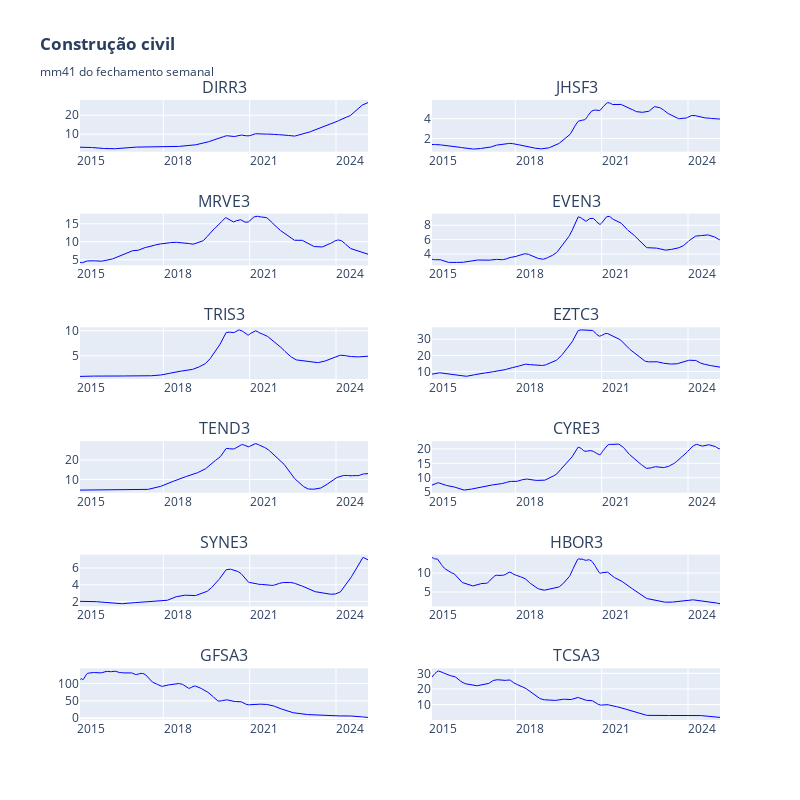

The notebook cell this image was saved under:
### Code cell
# grafico
height=800
width=800

mma = 41

fig = make_subplots(
    rows=math.ceil(len(tickers)/2), cols=2, shared_xaxes=False, 
    subplot_titles=[ticker.replace(".SA", "") for ticker in tickers],  # Remove ".SA"
    vertical_spacing=0.1
)

for i, ticker in enumerate(tickers):
    df = data_dict[ticker]  # Reutiliza os dados já baixados
    avg = df.Close.rolling(window=mma, min_periods=1).mean()
    
    row = (i // 2) + 1
    col = (i % 2) + 1

    # fig.add_trace(go.Candlestick(
    #     x=df.index, open=df.Open, high=df.High, low=df.Low, close=df.Close,
    #     name=ticker, showlegend=False), row=row, col=col)

    fig.add_trace(go.Scatter(
        x=df.index, y=avg, mode='lines',
        line=dict(color='blue', width=1),
        name="Média", showlegend=False), row=row, col=col)

fig.update_layout(title_text=f"<b>Construção civil</b><br><sub>mm{mma} do fechamento semanal</sub>",
                  height= height, width=width)
fig.update_xaxes(rangeslider_visible=False,
    tickformat="%Y",  # Mostrar apenas o ano
    dtick="M36",  # Intervalo de meses entre os ticks
    ticklabelmode="period"  # Coloca o rótulo no início do período)
)
fig.show()

### Figure 1 — Plotly figure (JSON) as saved in the notebook; plotly's stock layout.template omitted (floating-point values rounded to 4 significant figures; data arrays with more than 128 entries replaced by an {"elided": "..."} marker saying what was removed)
{"data": [{"line": {"color": "blue", "width": 1}, "mode": "lines", "name": "Média", "showlegend": false, "type": "scatter", "x": {"elided": "523 str values"}, "xaxis": "x", "y": {"elided": "523 float values"}, "yaxis": "y"}, {"line": {"color": "blue", "width": 1}, "mode": "lines", "name": "Média", "showlegend": false, "type": "scatter", "x": {"elided": "523 str values"}, "xaxis": "x2", "y": {"elided": "523 float values"}, "yaxis": "y2"}, {"line": {"color": "blue", "width": 1}, "mode": "lines", "name": "Média", "showlegend": false, "type": "scatter", "x": {"elided": "523 str values"}, "xaxis": "x3", "y": {"elided": "523 float values"}, "yaxis": "y3"}, {"line": {"color": "blue", "width": 1}, "mode": "lines", "name": "Média", "showlegend": false, "type": "scatter", "x": {"elided": "523 str values"}, "xaxis": "x4", "y": {"elided": "523 float values"}, "yaxis": "y4"}, {"line": {"color": "blue", "width": 1}, "mode": "lines", "name": "Média", "showlegend": false, "type": "scatter", "x": {"elided": "523 str values"}, "xaxis": "x5", "y": {"elided": "523 float values"}, "yaxis": "y5"}, {"line": {"color": "blue", "width": 1}, "mode": "lines", "name": "Média", "showlegend": false, "type": "scatter", "x": {"elided": "523 str values"}, "xaxis": "x6", "y": {"elided": "523 float values"}, "yaxis": "y6"}, {"line": {"color": "blue", "width": 1}, "mode": "lines", "name": "Média", "showlegend": false, "type": "scatter", "x": {"elided": "523 str values"}, "xaxis": "x7", "y": {"elided": "523 float values"}, "yaxis": "y7"}, {"line": {"color": "blue", "width": 1}, "mode": "lines", "name": "Média", "showlegend": false, "type": "scatter", "x": {"elided": "523 str values"}, "xaxis": "x8", "y": {"elided": "523 float values"}, "yaxis": "y8"}, {"line": {"color": "blue", "width": 1}, "mode": "lines", "name": "Média", "showlegend": false, "type": "scatter", "x": {"elided": "523 str values"}, "xaxis": "x9", "y": {"elided": "523 float values"}, "yaxis": "y9"}, {"line": {"color": "blue", "width": 1}, "mode": "lines", "name": "Média", "showlegend": false, "type": "scatter", "x": {"elided": "523 str values"}, "xaxis": "x10", "y": {"elided": "523 float values"}, "yaxis": "y10"}, {"line": {"color": "blue", "width": 1}, "mode": "lines", "name": "Média", "showlegend": false, "type": "scatter", "x": {"elided": "523 str values"}, "xaxis": "x11", "y": {"elided": "523 float values"}, "yaxis": "y11"}, {"line": {"color": "blue", "width": 1}, "mode": "lines", "name": "Média", "showlegend": false, "type": "scatter", "x": {"elided": "523 str values"}, "xaxis": "x12", "y": {"elided": "523 float values"}, "yaxis": "y12"}], "layout": {"annotations": [{"font": {"size": 16}, "showarrow": false, "text": "DIRR3", "x": 0.225, "xanchor": "center", "xref": "paper", "y": 1, "yanchor": "bottom", "yref": "paper"}, {"font": {"size": 16}, "showarrow": false, "text": "JHSF3", "x": 0.775, "xanchor": "center", "xref": "paper", "y": 1, "yanchor": "bottom", "yref": "paper"}, {"font": {"size": 16}, "showarrow": false, "text": "MRVE3", "x": 0.225, "xanchor": "center", "xref": "paper", "y": 0.8167, "yanchor": "bottom", "yref": "paper"}, {"font": {"size": 16}, "showarrow": false, "text": "EVEN3", "x": 0.775, "xanchor": "center", "xref": "paper", "y": 0.8167, "yanchor": "bottom", "yref": "paper"}, {"font": {"size": 16}, "showarrow": false, "text": "TRIS3", "x": 0.225, "xanchor": "center", "xref": "paper", "y": 0.6333, "yanchor": "bottom", "yref": "paper"}, {"font": {"size": 16}, "showarrow": false, "text": "EZTC3", "x": 0.775, "xanchor": "center", "xref": "paper", "y": 0.6333, "yanchor": "bottom", "yref": "paper"}, {"font": {"size": 16}, "showarrow": false, "text": "TEND3", "x": 0.225, "xanchor": "center", "xref": "paper", "y": 0.45, "yanchor": "bottom", "yref": "paper"}, {"font": {"size": 16}, "showarrow": false, "text": "CYRE3", "x": 0.775, "xanchor": "center", "xref": "paper", "y": 0.45, "yanchor": "bottom", "yref": "paper"}, {"font": {"size": 16}, "showarrow": false, "text": "SYNE3", "x": 0.225, "xanchor": "center", "xref": "paper", "y": 0.2667, "yanchor": "bottom", "yref": "paper"}, {"font": {"size": 16}, "showarrow": false, "text": "HBOR3", "x": 0.775, "xanchor": "center", "xref": "paper", "y": 0.2667, "yanchor": "bottom", "yref": "paper"}, {"font": {"size": 16}, "showarrow": false, "text": "GFSA3", "x": 0.225, "xanchor": "center", "xref": "paper", "y": 0.08333, "yanchor": "bottom", "yref": "paper"}, {"font": {"size": 16}, "showarrow": false, "text": "TCSA3", "x": 0.775, "xanchor": "center", "xref": "paper", "y": 0.08333, "yanchor": "bottom", "yref": "paper"}], "height": 800, "title": {"text": "<b>Construção civil</b><br><sub>mm41 do fechamento semanal</sub>"}, "width": 800, "xaxis": {"anchor": "y", "domain": [0, 0.45], "dtick": "M36", "rangeslider": {"visible": false}, "tickformat": "%Y", "ticklabelmode": "period"}, "xaxis10": {"anchor": "y10", "domain": [0.55, 1], "dtick": "M36", "rangeslider": {"visible": false}, "tickformat": "%Y", "ticklabelmode": "period"}, "xaxis11": {"anchor": "y11", "domain": [0, 0.45], "dtick": "M36", "rangeslider": {"visible": false}, "tickformat": "%Y", "ticklabelmode": "period"}, "xaxis12": {"anchor": "y12", "domain": [0.55, 1], "dtick": "M36", "rangeslider": {"visible": false}, "tickformat": "%Y", "ticklabelmode": "period"}, "xaxis2": {"anchor": "y2", "domain": [0.55, 1], "dtick": "M36", "rangeslider": {"visible": false}, "tickformat": "%Y", "ticklabelmode": "period"}, "xaxis3": {"anchor": "y3", "domain": [0, 0.45], "dtick": "M36", "rangeslider": {"visible": false}, "tickformat": "%Y", "ticklabelmode": "period"}, "xaxis4": {"anchor": "y4", "domain": [0.55, 1], "dtick": "M36", "rangeslider": {"visible": false}, "tickformat": "%Y", "ticklabelmode": "period"}, "xaxis5": {"anchor": "y5", "domain": [0, 0.45], "dtick": "M36", "rangeslider": {"visible": false}, "tickformat": "%Y", "ticklabelmode": "period"}, "xaxis6": {"anchor": "y6", "domain": [0.55, 1], "dtick": "M36", "rangeslider": {"visible": false}, "tickformat": "%Y", "ticklabelmode": "period"}, "xaxis7": {"anchor": "y7", "domain": [0, 0.45], "dtick": "M36", "rangeslider": {"visible": false}, "tickformat": "%Y", "ticklabelmode": "period"}, "xaxis8": {"anchor": "y8", "domain": [0.55, 1], "dtick": "M36", "rangeslider": {"visible": false}, "tickformat": "%Y", "ticklabelmode": "period"}, "xaxis9": {"anchor": "y9", "domain": [0, 0.45], "dtick": "M36", "rangeslider": {"visible": false}, "tickformat": "%Y", "ticklabelmode": "period"}, "yaxis": {"anchor": "x", "domain": [0.9167, 1]}, "yaxis10": {"anchor": "x10", "domain": [0.1833, 0.2667]}, "yaxis11": {"anchor": "x11", "domain": [0, 0.08333]}, "yaxis12": {"anchor": "x12", "domain": [0, 0.08333]}, "yaxis2": {"anchor": "x2", "domain": [0.9167, 1]}, "yaxis3": {"anchor": "x3", "domain": [0.7333, 0.8167]}, "yaxis4": {"anchor": "x4", "domain": [0.7333, 0.8167]}, "yaxis5": {"anchor": "x5", "domain": [0.55, 0.6333]}, "yaxis6": {"anchor": "x6", "domain": [0.55, 0.6333]}, "yaxis7": {"anchor": "x7", "domain": [0.3667, 0.45]}, "yaxis8": {"anchor": "x8", "domain": [0.3667, 0.45]}, "yaxis9": {"anchor": "x9", "domain": [0.1833, 0.2667]}}}
